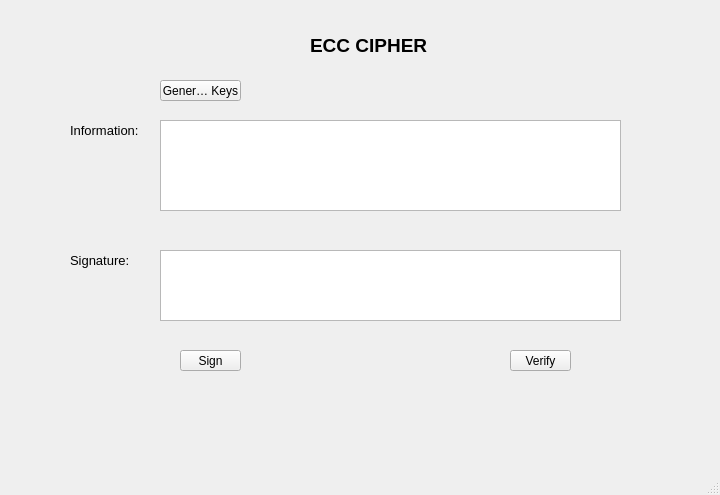
<?xml version="1.0" encoding="UTF-8"?>
<ui version="4.0">
 <class>MainWindow</class>
 <widget class="QMainWindow" name="MainWindow">
  <property name="geometry">
   <rect>
    <x>0</x>
    <y>0</y>
    <width>720</width>
    <height>495</height>
   </rect>
  </property>
  <property name="windowTitle">
   <string>MainWindow</string>
  </property>
  <widget class="QWidget" name="centralwidget">
   <widget class="QLabel" name="label">
    <property name="geometry">
     <rect>
      <x>310</x>
      <y>30</y>
      <width>121</width>
      <height>31</height>
     </rect>
    </property>
    <property name="font">
     <font>
      <pointsize>14</pointsize>
      <weight>75</weight>
      <bold>true</bold>
     </font>
    </property>
    <property name="text">
     <string>ECC CIPHER</string>
    </property>
   </widget>
   <widget class="QLabel" name="label_2">
    <property name="geometry">
     <rect>
      <x>70</x>
      <y>120</y>
      <width>81</width>
      <height>21</height>
     </rect>
    </property>
    <property name="font">
     <font>
      <pointsize>10</pointsize>
     </font>
    </property>
    <property name="text">
     <string>Information:</string>
    </property>
   </widget>
   <widget class="QLabel" name="label_3">
    <property name="geometry">
     <rect>
      <x>70</x>
      <y>250</y>
      <width>61</width>
      <height>21</height>
     </rect>
    </property>
    <property name="font">
     <font>
      <pointsize>10</pointsize>
     </font>
    </property>
    <property name="text">
     <string>Signature:</string>
    </property>
   </widget>
   <widget class="QPlainTextEdit" name="txt_Information">
    <property name="geometry">
     <rect>
      <x>160</x>
      <y>120</y>
      <width>461</width>
      <height>91</height>
     </rect>
    </property>
   </widget>
   <widget class="QPlainTextEdit" name="txt_Signature">
    <property name="geometry">
     <rect>
      <x>160</x>
      <y>250</y>
      <width>461</width>
      <height>71</height>
     </rect>
    </property>
   </widget>
   <widget class="QToolButton" name="btn_Sign">
    <property name="geometry">
     <rect>
      <x>180</x>
      <y>350</y>
      <width>61</width>
      <height>21</height>
     </rect>
    </property>
    <property name="text">
     <string>Sign</string>
    </property>
   </widget>
   <widget class="QToolButton" name="btn_Verify">
    <property name="geometry">
     <rect>
      <x>510</x>
      <y>350</y>
      <width>61</width>
      <height>21</height>
     </rect>
    </property>
    <property name="text">
     <string>Verify</string>
    </property>
   </widget>
   <widget class="QToolButton" name="btn_GenerateKeys">
    <property name="geometry">
     <rect>
      <x>160</x>
      <y>80</y>
      <width>81</width>
      <height>21</height>
     </rect>
    </property>
    <property name="text">
     <string>Generate Keys</string>
    </property>
   </widget>
  </widget>
  <widget class="QMenuBar" name="menubar">
   <property name="geometry">
    <rect>
     <x>0</x>
     <y>0</y>
     <width>720</width>
     <height>21</height>
    </rect>
   </property>
  </widget>
  <widget class="QStatusBar" name="statusbar"/>
 </widget>
 <resources/>
 <connections/>
</ui>
